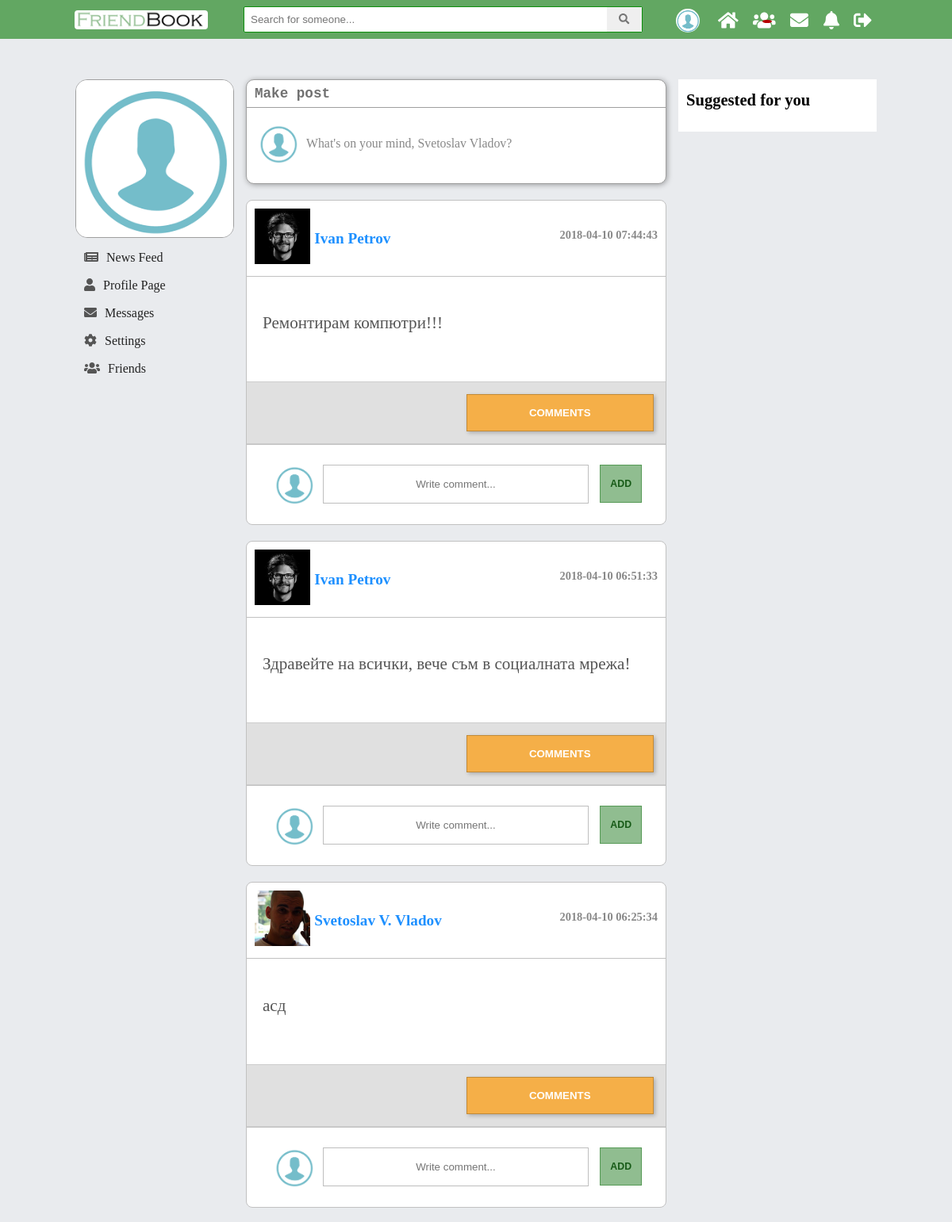
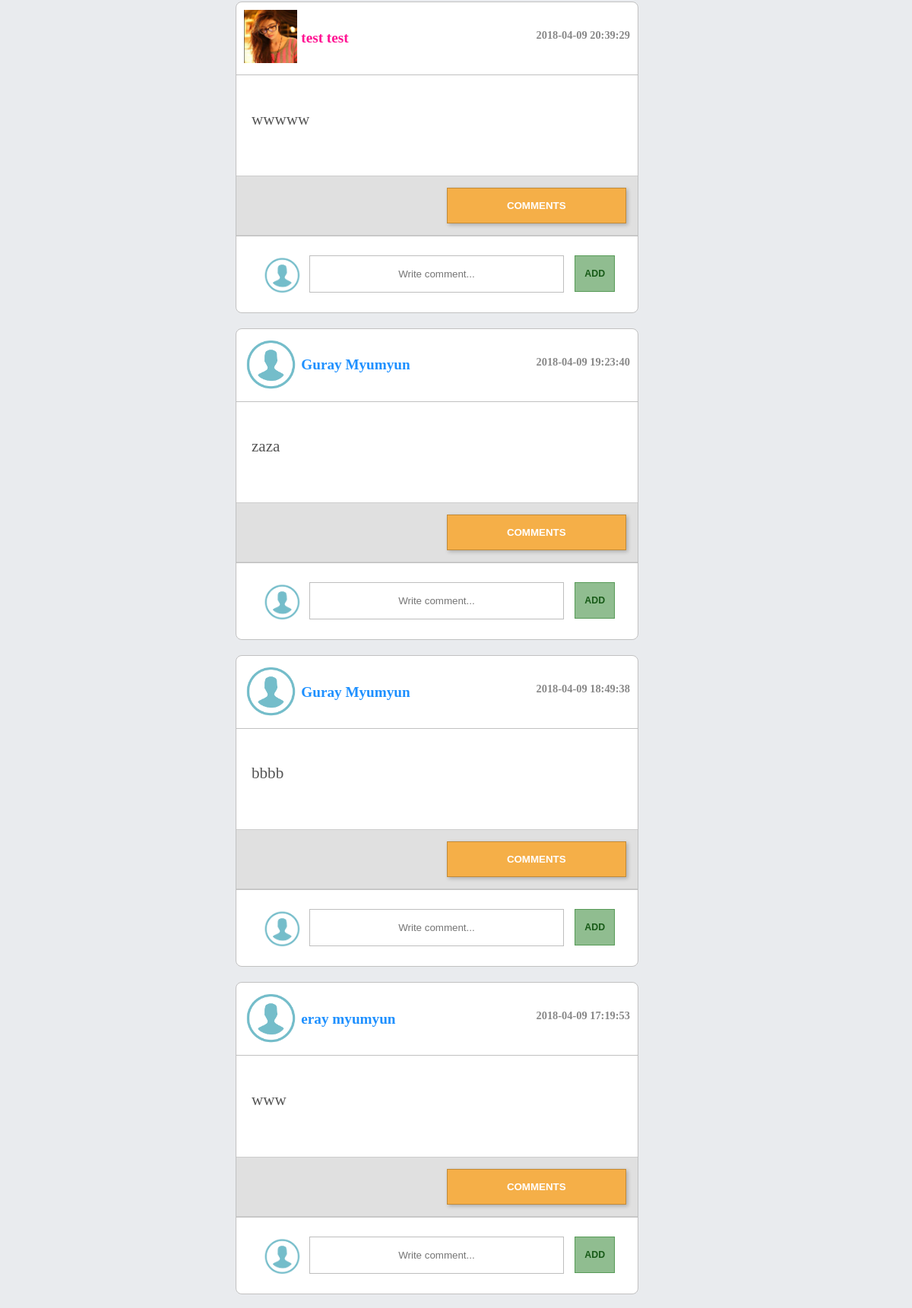
The page /V2.0/view/main.php (signed in, upper part) on the database its author committed (2 pictures, top to bottom).
### tables this page shows
CREATE TABLE `posts` (
  `id` int(11) NOT NULL,
  `description` text NOT NULL,
  `create_date` timestamp NOT NULL DEFAULT CURRENT_TIMESTAMP ON UPDATE CURRENT_TIMESTAMP,
  `edit_date` datetime DEFAULT NULL,
  `user_id` int(11) NOT NULL
);

CREATE TABLE `users` (
  `id` int(11) NOT NULL,
  `first_name` varchar(45) DEFAULT NULL,
  `last_name` varchar(45) DEFAULT NULL,
  `email` varchar(100) NOT NULL,
  `password` varchar(150) NOT NULL,
  `reg_date` timestamp NOT NULL DEFAULT CURRENT_TIMESTAMP ON UPDATE CURRENT_TIMESTAMP,
  `gender` varchar(45) NOT NULL,
  `birthday` date NOT NULL,
  `relation_status` varchar(30) DEFAULT NULL,
  `profile_pic` varchar(200) NOT NULL,
  `profile_cover` varchar(200) NOT NULL,
  `description` varchar(500) DEFAULT NULL,
  `display_name` varchar(45) DEFAULT NULL,
  `country_id` int(11) DEFAULT NULL,
  `mobile_number` int(11) DEFAULT NULL,
  `www` varchar(100) DEFAULT NULL,
  `skype` varchar(50) DEFAULT NULL
);

### V2.0/model/posts_dao.php (called while the page is built, shortened)
<?php
function getAllPosts() {
    $pdo = $GLOBALS['pdo'];
    $statement = $pdo->prepare("SELECT posts.id AS post_id, posts.description, posts.create_date, users.id AS user_id, users.first_name, users.last_name, users.gender ,users.profile_pic, users.profile_cover
                                FROM posts
                                JOIN users ON posts.user_id = users.id WHERE ?
                                ORDER BY posts.create_date DESC ");
    $statement->execute(array(1));
    $result = $statement->fetchAll(PDO::FETCH_ASSOC);
    return $result;
}

### V2.0/include/modules/news_feed_posts.php (the view, shortened to what this page needs)
<div id="newsfeed">
    <?php
    $allPosts = getAllPosts();
    foreach ($allPosts as $post) {?>
        <div class="post">
            <div class="user_info">
                <div class="icon"><a href="profile.php?id=<?php echo $post['user_id']?>"><img src="<?php echo $post['profile_pic']; ?>" alt="icon" title="<?php echo $post["first_name"] . " " . $post["last_name"]; ?>" class="img-rounded center-block"></a></div>
                <div class="name"><a href="profile.php?id=<?php echo $post['user_id']?>" class="<?php echo ($post['gender'] == 'female') ? "female" : "male"?>"><?php echo $post["first_name"] . " " . $post["last_name"]; ?></a></div>
                <div class="date"><?php echo $post['create_date']; ?></div>
            </div>
            <div class="description">
                <p><?php echo $post["description"]; ?></p>
            </div>
            <div class="post_navigation">
                <div class="like-container" id="like-container<?php echo $post['post_id']?>">
                </div>
                <div class="comments-buttons" id=comments-buttons<?php echo $post['post_id']; ?>">
                    <button onclick="displayComments(<?php echo $post['post_id']?>)" type="button" class="display_comments" name="button" id="comment_btn<?php echo $post['post_id']?>">COMMENTS</button>
                </div>
            </div>
            <div class="add-comment-div">
                <span class="user_pic_add_comment">
                    <img src="<?php echo $_SESSION['logged']['profile_pic']; ?>" alt="icon" class="img-rounded center-block">
                </span>
                <input type="text" placeholder="Write comment..." class="comment-textarea<?= $post['post_id'] ?>" name="comment_description">
                <button id="add<?php echo $post['post_id']?>" class="mini-btn">add</button>
            </div>
        </div>
    <?php }?>
</div>

### V2.0/assets/css/comment_module.css (style rules this page uses)
div.icon img { height: 70px; }
div.date { float: right; top: 25px; position: relative; font-size: 0.9rem; }
.user_info { color: #888; font-weight: bold; padding: 10px; font-size: 1.2em; border-bottom: 1px solid #c1c1c1; }
.description p { font-size: 1.1em; color: #555; }
.post_navigation { display: grid; grid-template-columns: 1fr 1fr; grid-gap: 25px; margin: 15px 0px 0; background: #e0e0e0; padding: 15px; border-top: 1px solid #cdcdcd; border-bottom: 1px solid #cdcdcd; }
.name, .icon { display: inline-block; vertical-align: middle; font-size: 1.2rem; }
.description { padding: 25px 20px; font-size: 1.2rem; }
span.user_pic_add_comment img { height: 50px; vertical-align: middle; border-radius: 5px; margin-right: 7px; }
input[type="text"] { padding: 16px; width: 70%; box-sizing: border-box; }
.comments-buttons button { background: #f5af48; color: white; font-weight: bold; font-family: arial; border: 1px solid #c18a38; transition: background 0.4s ease-in-out; cursor: pointer; }
.like-button, .dislike-button, .comments-buttons button { padding: 15px; width: 100%; box-shadow: 2px 2px 5px #0000003b; }

### V2.0/assets/css/main.css (style rules this page uses)
body { font-size: 1.1em; padding: 0; background-color: #e9ebee; margin: 0; padding-top: 50px; }
.post { background: white; border-radius: 8px; box-sizing: border-box; margin: 20px 0; position: relative; border: 1px solid #c1c1c1; }
.mini-btn { padding: 10px 0; width: 100%; max-width: 100px; text-transform: uppercase; font-weight: bold; font-size: 0.7em; color: #175a17; margin: 0 5px; border-radius: inherit; float: right; cursor: pointer; transition: background 0.3s ease-in-out, color 0.3s ease-in-out; background: #90bd90; vertical-align: middle; border: 1px solid #569a56; }
.add-comment-div { width: 100%; text-align: center; padding: 25px; border-top: 1px solid #c1c1c1; box-sizing: border-box; }
.female { color: deeppink !important; text-decoration: none; }
.male { color: dodgerblue !important; text-decoration: none; }
.add-comment-div input { width: 85%; padding: 10px 0px; text-align: center; border: 1px solid #55555561; transition: background 0.3s ease-in-out, padding 0.4s ease-in-out; }
.add-comment-div button { width: 11%; padding: 16px 0 !important; }
.like-container { position: relative; }
div.icon img { height: 70px; }
.description p { font-size: 1.1em; color: #555; }
.post_navigation { display: grid; grid-template-columns: 1fr 1fr; grid-gap: 25px; margin: 15px 0px 0; background: #e0e0e0; padding: 15px; border-top: 1px solid #c1c1c1; border-bottom: 1px solid #c1c1c1; }
span.user_pic_add_comment img { height: 40px; vertical-align: middle; }
input[name="comment_description"] { padding: 10px; width: 85%; box-sizing: border-box; }

### rows shown on the page
posts: user.profile_pic (picture), user.first_name "Ivan", user.last_name "Petrov", create_date "2018-04-10 07:44:43", description "Ремонтирам компютри!!!"
posts: user.profile_pic (picture), user.first_name "Ivan", user.last_name "Petrov", create_date "2018-04-10 06:51:33", description "Здравейте на всички, вече съм в социалната мрежа!"
posts: user.profile_pic (picture), user.first_name "Svetoslav", user.last_name "V. Vladov", create_date "2018-04-10 06:25:34", description "асд"
posts: user.last_name (picture), user.first_name "test", user.last_name "test", create_date "2018-04-09 20:39:29", description "wwwww"
posts: user.profile_pic (placeholder picture), user.first_name "Guray", user.last_name "Myumyun", create_date "2018-04-09 19:23:40", description "zaza"
posts: user.profile_pic (placeholder picture), user.first_name "Guray", user.last_name "Myumyun", create_date "2018-04-09 18:49:38", description "bbbb"
posts: user.profile_pic (placeholder picture), user.first_name "eray", user.last_name "myumyun", create_date "2018-04-09 17:19:53", description "www"

### other values the page prints
$_SESSION["logged"]["first_name"] "Svetoslav"
$_SESSION["logged"]["last_name"] "Vladov"
